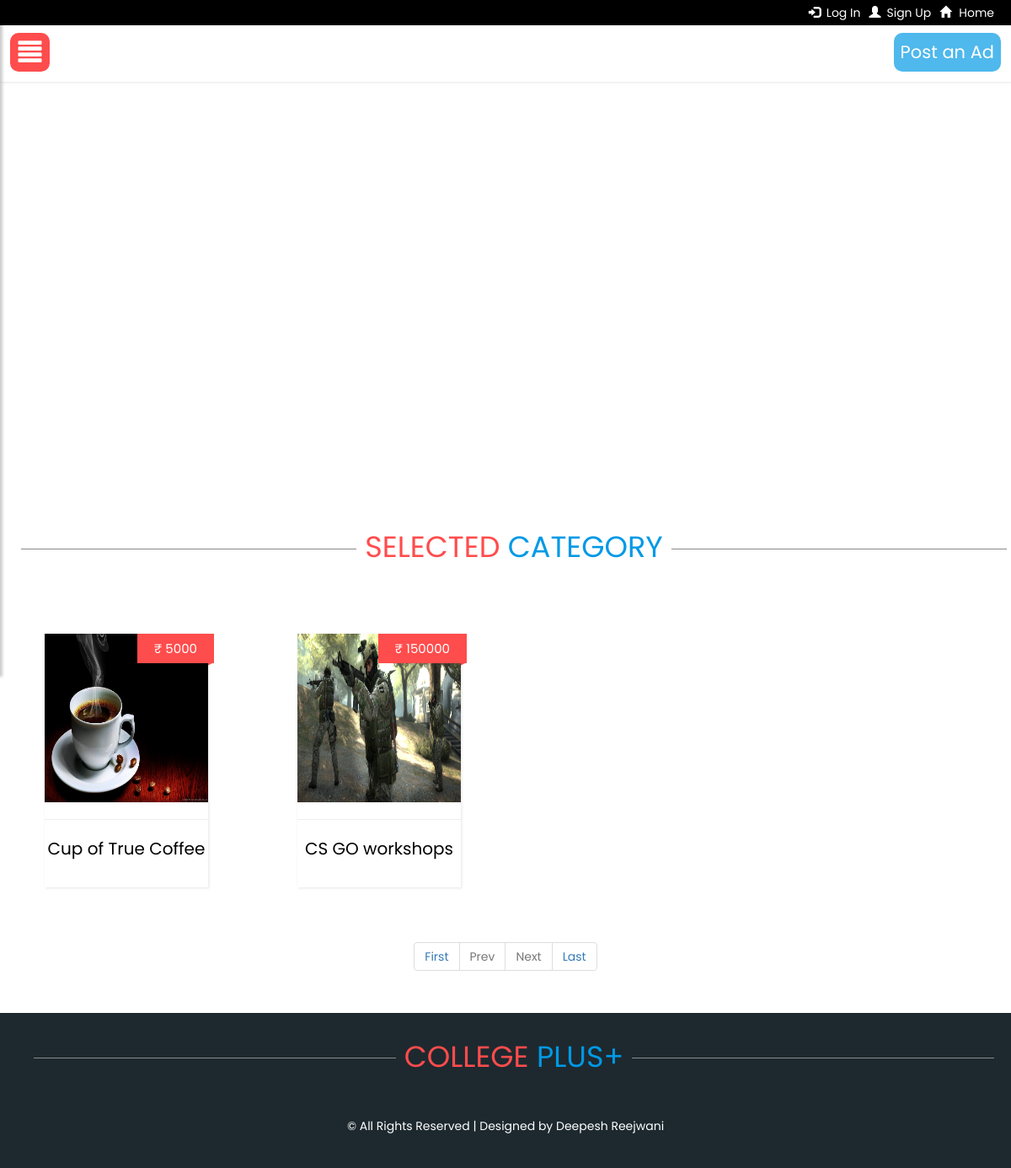
/services.php, run on the app's committed database.
### tables this page shows
CREATE TABLE `ads` (
  `id` int(11) NOT NULL,
  `title` varchar(255) NOT NULL,
  `description` varchar(1000) NOT NULL,
  `im1` varchar(255) NOT NULL,
  `im2` varchar(255) NOT NULL,
  `sellerid` varchar(255) NOT NULL,
  `category` varchar(255) NOT NULL,
  `price` varchar(255) NOT NULL
);

### services.php (the view, shortened to what this page needs)
<?php
include('header.php');
include('header2.php');
		if (isset($_GET['pageno'])) {
            $pageno = $_GET['pageno'];
        } else {
            $pageno = 1;
        }
        $no_of_records_per_page = 8;
        $offset = ($pageno-1) * $no_of_records_per_page;
        $total_pages_sql = "SELECT COUNT(*) FROM ads WHERE category='Services'";
        $result = mysqli_query($conn,$total_pages_sql);
        $total_rows = mysqli_fetch_array($result)[0];
        $total_pages = ceil($total_rows / $no_of_records_per_page);
        $sql = "SELECT * FROM ads WHERE category='Services' LIMIT $offset, $no_of_records_per_page";
        $res = mysqli_query($conn,$sql);
?>
				<div class="container-fluid text-center" style="padding-top: 70px;padding-bottom: 30px;position: relative;">
                    <div style="background-color: white;position: absolute;height: 100%;width: 100%;z-index: -7; ">
                    </div>
                    <div class="heading" style="margin-bottom: 50px;"><span class="bg-grey" style="background-color: white; color: #ff4c4c;padding-left: 10px">SELECTED </span><span class="bg-grey" style="background-color: white; color: #0099e5;padding-right: 10px">CATEGORY</span></div>
                    <br>
                    <br>
                    <div class="row text-center slide">
                    	<?php while($row=mysqli_fetch_assoc($res))
                    	{
                    	?>
                        <div class="col-md-3 col-sm-4  text-center" style="padding: 10px;text-align: center;">
                            <div class="container" style="width: 80%">
                            <a href='product.php?x=<?php echo($row['id']); ?>'><div class="container pane gri" style="" >
                                <div class="paneb">
                                    <img src='<?php echo($row['im1']); ?>' class="panelimg">
                                </div>
                                <hr>
                                <div class="panelf text-center" style="padding-bottom: 20px;height: 60px;">
                                    <?php echo($row['title']); ?>
                                </div>
                                <span class="price">&#8377; <?php echo($row['price']); ?></span>
                            </div></a>
                            </div>
                        </div>
                    	<?php } ?>
                    </div>
                </div>
                <div class="container text-center" style="width: 100%;padding: 0px;margin: 0px;margin-top: 5px;margin-bottom: 25px;">
                <ul class="pagination">
        		<li><a href="?pageno=1">First</a></li>
        		<li class="<?php if($pageno <= 1){ echo 'disabled'; } ?>">
            		<a href="<?php if($pageno <= 1){ echo '#'; } else { echo "?pageno=".($pageno - 1); } ?>">Prev</a>
        		</li>
        		<li class="<?php if($pageno >= $total_pages){ echo 'disabled'; } ?>">
            		<a href="<?php if($pageno >= $total_pages){ echo '#'; } else { echo "?pageno=".($pageno + 1); } ?>">Next</a>
        		</li>
       			<li><a href="?pageno=<?php echo $total_pages; ?>">Last</a></li>
    			</ul>
    			</div>
<?php
include('footer.php');
?>

### header.php (style rules this page uses)
body { font-family: 'Poppins', sans-serif; background: white; overflow-x:hidden; }
a, a:hover, a:focus { color: inherit; text-decoration: none; transition: all 0.3s; }
.heading { width: 100%; text-align: center; border-bottom: 0.5px solid #8c8989; line-height: 0.1em; margin: 10px; font-size: 2.5em; }
.pane { width:100%; background-color: white; box-shadow: 1px 1px 3px rgba(0, 0, 0, 0.1); transition: 0.5s; cursor: pointer; }
.gri { padding: 0px; margin: 0px; position: relative; }
.pane { font-size: 20px; color: black; }
.price { position: absolute; top:0px; right: -7px; background-color: rgb(255, 76, 76); color: white; font-size: 15px; padding: 7px; padding-left: 20px; padding-right: 20px; }
.panelimg { width: 100%; height: 200px; max-width: 300px; }
.slide { animation-name: slide; -webkit-animation-name: slide; animation-duration: 1s; -webkit-animation-duration: 1s; visibility: visible; }

### data on the page
ads: im1 (picture), title "Cup of True Coffee", price "5000"
ads: im1 (picture), title "CS GO workshops", price "150000"
